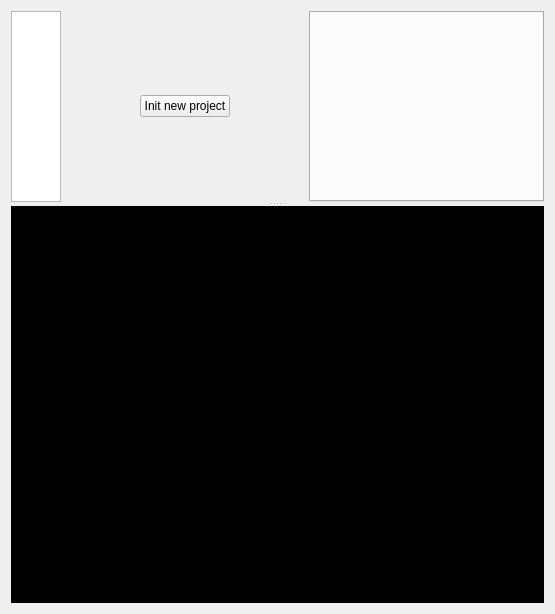
      <widget class="QWidget" name="pageDevelopment">
       <layout class="QGridLayout" name="gridLayout_4">
        <item row="0" column="0">
         <widget class="QSplitter" name="splitter_preview">
          <property name="orientation">
           <enum>Qt::Vertical</enum>
          </property>
          <widget class="QWidget" name="layoutWidget">
           <layout class="QHBoxLayout" name="horizontalLayout_12">
            <item>
             <widget class="QTextEdit" name="textEdit_linenumber">
              <property name="maximumSize">
               <size>
                <width>50</width>
                <height>16777215</height>
               </size>
              </property>
              <property name="verticalScrollBarPolicy">
               <enum>Qt::ScrollBarAlwaysOff</enum>
              </property>
              <property name="horizontalScrollBarPolicy">
               <enum>Qt::ScrollBarAlwaysOff</enum>
              </property>
              <property name="readOnly">
               <bool>true</bool>
              </property>
              <property name="html">
               <string>&lt;!DOCTYPE HTML PUBLIC &quot;-//W3C//DTD HTML 4.0//EN&quot; &quot;http://www.w3.org/TR/REC-html40/strict.dtd&quot;&gt;
&lt;html&gt;&lt;head&gt;&lt;meta name=&quot;qrichtext&quot; content=&quot;1&quot; /&gt;&lt;style type=&quot;text/css&quot;&gt;
p, li { white-space: pre-wrap; }
&lt;/style&gt;&lt;/head&gt;&lt;body style=&quot; font-family:'Noto Sans'; font-size:10pt; font-weight:400; font-style:normal;&quot;&gt;
&lt;p style=&quot;-qt-paragraph-type:empty; margin-top:0px; margin-bottom:0px; margin-left:0px; margin-right:0px; -qt-block-indent:0; text-indent:0px;&quot;&gt;&lt;br /&gt;&lt;/p&gt;&lt;/body&gt;&lt;/html&gt;</string>
              </property>
              <property name="textInteractionFlags">
               <set>Qt::NoTextInteraction</set>
              </property>
             </widget>
            </item>
            <item>
             <widget class="QWidget" name="widget_new_project" native="true">
              <layout class="QGridLayout" name="gridLayout_29">
               <item row="0" column="0">
                <spacer name="horizontalSpacer_6">
                 <property name="orientation">
                  <enum>Qt::Horizontal</enum>
                 </property>
                 <property name="sizeHint" stdset="0">
                  <size>
                   <width>40</width>
                   <height>20</height>
                  </size>
                 </property>
                </spacer>
               </item>
               <item row="0" column="1">
                <widget class="QPushButton" name="pushButton_2">
                 <property name="text">
                  <string>Init new project</string>
                 </property>
                </widget>
               </item>
               <item row="0" column="2">
                <spacer name="horizontalSpacer_7">
                 <property name="orientation">
                  <enum>Qt::Horizontal</enum>
                 </property>
                 <property name="sizeHint" stdset="0">
                  <size>
                   <width>40</width>
                   <height>20</height>
                  </size>
                 </property>
                </spacer>
               </item>
              </layout>
             </widget>
            </item>
            <item>
             <widget class="QTabWidget" name="tabWidget_project">
              <property name="currentIndex">
               <number>-1</number>
              </property>
              <property name="tabsClosable">
               <bool>true</bool>
              </property>
             </widget>
            </item>
           </layout>
          </widget>
          <widget class="QMdiArea" name="mdiArea_development">
           <property name="background">
            <brush brushstyle="SolidPattern">
             <color alpha="255">
              <red>0</red>
              <green>0</green>
              <blue>0</blue>
             </color>
            </brush>
           </property>
          </widget>
         </widget>
        </item>
       </layout>
      </widget>
